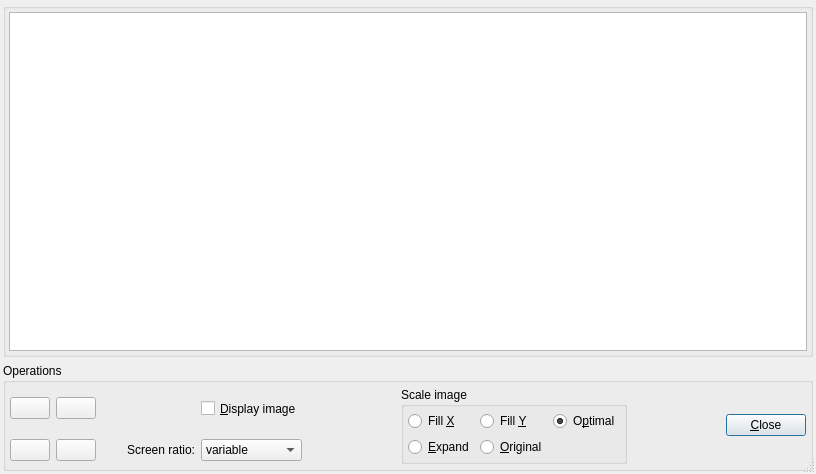
<?xml version="1.0" encoding="UTF-8"?>
<ui version="4.0">
 <class>PlayInfoDialog</class>
 <widget class="QDialog" name="PlayInfoDialog">
  <property name="geometry">
   <rect>
    <x>0</x>
    <y>0</y>
    <width>816</width>
    <height>474</height>
   </rect>
  </property>
  <property name="sizePolicy">
   <sizepolicy hsizetype="Preferred" vsizetype="Preferred">
    <horstretch>0</horstretch>
    <verstretch>0</verstretch>
   </sizepolicy>
  </property>
  <property name="minimumSize">
   <size>
    <width>0</width>
    <height>0</height>
   </size>
  </property>
  <property name="maximumSize">
   <size>
    <width>32767</width>
    <height>32767</height>
   </size>
  </property>
  <property name="windowTitle">
   <string>Play Screen</string>
  </property>
  <property name="sizeGripEnabled">
   <bool>true</bool>
  </property>
  <layout class="QGridLayout" name="gridLayout_4">
   <property name="margin">
    <number>3</number>
   </property>
   <item row="0" column="0">
    <widget class="QGroupBox" name="m_aScreenGroup">
     <property name="sizePolicy">
      <sizepolicy hsizetype="Expanding" vsizetype="Expanding">
       <horstretch>0</horstretch>
       <verstretch>0</verstretch>
      </sizepolicy>
     </property>
     <property name="flat">
      <bool>false</bool>
     </property>
     <layout class="QHBoxLayout" name="horizontalLayout">
      <property name="margin">
       <number>3</number>
      </property>
      <item>
       <widget class="PlayInfoGraphicsView" name="m_pCanvasView">
        <property name="lineWidth">
         <number>1</number>
        </property>
        <property name="verticalScrollBarPolicy">
         <enum>Qt::ScrollBarAlwaysOff</enum>
        </property>
        <property name="horizontalScrollBarPolicy">
         <enum>Qt::ScrollBarAlwaysOff</enum>
        </property>
        <property name="alignment">
         <set>Qt::AlignLeading|Qt::AlignLeft|Qt::AlignTop</set>
        </property>
       </widget>
      </item>
     </layout>
    </widget>
   </item>
   <item row="1" column="0">
    <widget class="QGroupBox" name="m_pOperationGroup">
     <property name="sizePolicy">
      <sizepolicy hsizetype="Minimum" vsizetype="Minimum">
       <horstretch>0</horstretch>
       <verstretch>0</verstretch>
      </sizepolicy>
     </property>
     <property name="title">
      <string>Operations</string>
     </property>
     <layout class="QGridLayout" name="gridLayout">
      <property name="margin">
       <number>4</number>
      </property>
      <item row="0" column="0">
       <widget class="QPushButton" name="m_pRun">
        <property name="toolTip">
         <string>start presentation ('r')</string>
        </property>
        <property name="text">
         <string/>
        </property>
       </widget>
      </item>
      <item row="0" column="1">
       <widget class="QPushButton" name="m_pPause">
        <property name="toolTip">
         <string>pause presentation ('p')</string>
        </property>
        <property name="text">
         <string/>
        </property>
       </widget>
      </item>
      <item row="0" column="2">
       <spacer name="horizontalSpacer">
        <property name="orientation">
         <enum>Qt::Horizontal</enum>
        </property>
        <property name="sizeHint" stdset="0">
         <size>
          <width>19</width>
          <height>31</height>
         </size>
        </property>
       </spacer>
      </item>
      <item row="0" column="3">
       <widget class="QCheckBox" name="m_pDisplayImage">
        <property name="sizePolicy">
         <sizepolicy hsizetype="Minimum" vsizetype="Fixed">
          <horstretch>0</horstretch>
          <verstretch>0</verstretch>
         </sizepolicy>
        </property>
        <property name="minimumSize">
         <size>
          <width>0</width>
          <height>0</height>
         </size>
        </property>
        <property name="maximumSize">
         <size>
          <width>32767</width>
          <height>32767</height>
         </size>
        </property>
        <property name="windowTitle">
         <string/>
        </property>
        <property name="text">
         <string>&amp;Display image</string>
        </property>
        <property name="shortcut">
         <string>Alt+D</string>
        </property>
       </widget>
      </item>
      <item row="0" column="5" rowspan="2">
       <widget class="QGroupBox" name="m_pScaleImageGroup">
        <property name="title">
         <string>Scale image</string>
        </property>
        <layout class="QGridLayout" name="gridLayout_5">
         <property name="margin">
          <number>4</number>
         </property>
         <item row="0" column="0">
          <widget class="QRadioButton" name="m_pScaleFillX">
           <property name="text">
            <string>Fill &amp;X</string>
           </property>
          </widget>
         </item>
         <item row="0" column="1">
          <widget class="QRadioButton" name="m_pScaleFillY">
           <property name="text">
            <string>Fill &amp;Y</string>
           </property>
          </widget>
         </item>
         <item row="1" column="0">
          <widget class="QRadioButton" name="m_pScaleExpand">
           <property name="text">
            <string>&amp;Expand</string>
           </property>
          </widget>
         </item>
         <item row="1" column="1">
          <widget class="QRadioButton" name="m_pScaleOriginal">
           <property name="text">
            <string>&amp;Original</string>
           </property>
          </widget>
         </item>
         <item row="0" column="2">
          <widget class="QRadioButton" name="m_pScaleOptimal">
           <property name="text">
            <string>O&amp;ptimal</string>
           </property>
           <property name="checked">
            <bool>true</bool>
           </property>
          </widget>
         </item>
        </layout>
       </widget>
      </item>
      <item row="0" column="7" rowspan="2">
       <widget class="QPushButton" name="m_pClose">
        <property name="text">
         <string>&amp;Close</string>
        </property>
        <property name="shortcut">
         <string>Alt+C</string>
        </property>
        <property name="autoDefault">
         <bool>true</bool>
        </property>
        <property name="default">
         <bool>true</bool>
        </property>
       </widget>
      </item>
      <item row="1" column="4">
       <spacer name="horizontalSpacer_2">
        <property name="orientation">
         <enum>Qt::Horizontal</enum>
        </property>
        <property name="sizeHint" stdset="0">
         <size>
          <width>40</width>
          <height>20</height>
         </size>
        </property>
       </spacer>
      </item>
      <item row="1" column="6">
       <spacer name="spacer6">
        <property name="orientation">
         <enum>Qt::Horizontal</enum>
        </property>
        <property name="sizeType">
         <enum>QSizePolicy::Expanding</enum>
        </property>
        <property name="sizeHint" stdset="0">
         <size>
          <width>13</width>
          <height>15</height>
         </size>
        </property>
       </spacer>
      </item>
      <item row="1" column="0">
       <widget class="QPushButton" name="m_pStop">
        <property name="toolTip">
         <string>stop presentation ('t')</string>
        </property>
        <property name="text">
         <string/>
        </property>
       </widget>
      </item>
      <item row="1" column="1">
       <widget class="QPushButton" name="m_pFullScreen">
        <property name="toolTip">
         <string>switch to fullscreen ('m')</string>
        </property>
        <property name="text">
         <string/>
        </property>
       </widget>
      </item>
      <item row="1" column="2">
       <widget class="QLabel" name="label">
        <property name="text">
         <string>Screen ratio:</string>
        </property>
        <property name="alignment">
         <set>Qt::AlignRight|Qt::AlignTrailing|Qt::AlignVCenter</set>
        </property>
       </widget>
      </item>
      <item row="1" column="3">
       <widget class="QComboBox" name="m_pScreenRatio">
        <item>
         <property name="text">
          <string>variable</string>
         </property>
        </item>
        <item>
         <property name="text">
          <string>image ratio</string>
         </property>
        </item>
        <item>
         <property name="text">
          <string>4:3</string>
         </property>
        </item>
        <item>
         <property name="text">
          <string>3:2</string>
         </property>
        </item>
        <item>
         <property name="text">
          <string>16:9</string>
         </property>
        </item>
       </widget>
      </item>
     </layout>
    </widget>
   </item>
  </layout>
 </widget>
 <layoutdefault spacing="6" margin="11"/>
 <customwidgets>
  <customwidget>
   <class>PlayInfoGraphicsView</class>
   <extends>QGraphicsView</extends>
   <header>playinfographicsview.h</header>
  </customwidget>
 </customwidgets>
 <resources/>
 <connections>
  <connection>
   <sender>m_pClose</sender>
   <signal>clicked()</signal>
   <receiver>PlayInfoDialog</receiver>
   <slot>sltCloseDialog()</slot>
   <hints>
    <hint type="sourcelabel">
     <x>754</x>
     <y>444</y>
    </hint>
    <hint type="destinationlabel">
     <x>20</x>
     <y>20</y>
    </hint>
   </hints>
  </connection>
  <connection>
   <sender>m_pDisplayImage</sender>
   <signal>toggled(bool)</signal>
   <receiver>PlayInfoDialog</receiver>
   <slot>sltDispImageToggled(bool)</slot>
   <hints>
    <hint type="sourcelabel">
     <x>384</x>
     <y>429</y>
    </hint>
    <hint type="destinationlabel">
     <x>20</x>
     <y>20</y>
    </hint>
   </hints>
  </connection>
  <connection>
   <sender>m_pRun</sender>
   <signal>clicked()</signal>
   <receiver>PlayInfoDialog</receiver>
   <slot>sltPlay()</slot>
   <hints>
    <hint type="sourcelabel">
     <x>56</x>
     <y>427</y>
    </hint>
    <hint type="destinationlabel">
     <x>20</x>
     <y>20</y>
    </hint>
   </hints>
  </connection>
  <connection>
   <sender>m_pPause</sender>
   <signal>clicked()</signal>
   <receiver>PlayInfoDialog</receiver>
   <slot>sltPause()</slot>
   <hints>
    <hint type="sourcelabel">
     <x>157</x>
     <y>427</y>
    </hint>
    <hint type="destinationlabel">
     <x>20</x>
     <y>20</y>
    </hint>
   </hints>
  </connection>
  <connection>
   <sender>m_pStop</sender>
   <signal>clicked()</signal>
   <receiver>PlayInfoDialog</receiver>
   <slot>sltStop()</slot>
   <hints>
    <hint type="sourcelabel">
     <x>80</x>
     <y>467</y>
    </hint>
    <hint type="destinationlabel">
     <x>20</x>
     <y>20</y>
    </hint>
   </hints>
  </connection>
  <connection>
   <sender>m_pFullScreen</sender>
   <signal>clicked()</signal>
   <receiver>PlayInfoDialog</receiver>
   <slot>sltFullScreen()</slot>
   <hints>
    <hint type="sourcelabel">
     <x>157</x>
     <y>467</y>
    </hint>
    <hint type="destinationlabel">
     <x>20</x>
     <y>20</y>
    </hint>
   </hints>
  </connection>
  <connection>
   <sender>m_pScaleFillX</sender>
   <signal>toggled(bool)</signal>
   <receiver>PlayInfoDialog</receiver>
   <slot>sltScaleImageToggled(bool)</slot>
   <hints>
    <hint type="sourcelabel">
     <x>478</x>
     <y>425</y>
    </hint>
    <hint type="destinationlabel">
     <x>496</x>
     <y>473</y>
    </hint>
   </hints>
  </connection>
  <connection>
   <sender>m_pScaleFillY</sender>
   <signal>toggled(bool)</signal>
   <receiver>PlayInfoDialog</receiver>
   <slot>sltScaleImageToggled(bool)</slot>
   <hints>
    <hint type="sourcelabel">
     <x>562</x>
     <y>425</y>
    </hint>
    <hint type="destinationlabel">
     <x>711</x>
     <y>473</y>
    </hint>
   </hints>
  </connection>
  <connection>
   <sender>m_pScaleExpand</sender>
   <signal>toggled(bool)</signal>
   <receiver>PlayInfoDialog</receiver>
   <slot>sltScaleImageToggled(bool)</slot>
   <hints>
    <hint type="sourcelabel">
     <x>478</x>
     <y>452</y>
    </hint>
    <hint type="destinationlabel">
     <x>197</x>
     <y>473</y>
    </hint>
   </hints>
  </connection>
  <connection>
   <sender>m_pScaleOriginal</sender>
   <signal>toggled(bool)</signal>
   <receiver>PlayInfoDialog</receiver>
   <slot>sltScaleImageToggled(bool)</slot>
   <hints>
    <hint type="sourcelabel">
     <x>562</x>
     <y>452</y>
    </hint>
    <hint type="destinationlabel">
     <x>5</x>
     <y>473</y>
    </hint>
   </hints>
  </connection>
  <connection>
   <sender>m_pScreenRatio</sender>
   <signal>activated(QString)</signal>
   <receiver>PlayInfoDialog</receiver>
   <slot>sltRatioChanged(QString)</slot>
   <hints>
    <hint type="sourcelabel">
     <x>378</x>
     <y>463</y>
    </hint>
    <hint type="destinationlabel">
     <x>760</x>
     <y>353</y>
    </hint>
   </hints>
  </connection>
  <connection>
   <sender>m_pScaleOptimal</sender>
   <signal>toggled(bool)</signal>
   <receiver>PlayInfoDialog</receiver>
   <slot>sltScaleImageToggled(bool)</slot>
   <hints>
    <hint type="sourcelabel">
     <x>614</x>
     <y>418</y>
    </hint>
    <hint type="destinationlabel">
     <x>760</x>
     <y>390</y>
    </hint>
   </hints>
  </connection>
 </connections>
 <slots>
  <slot>sltScaleImageToggled(bool)</slot>
  <slot>sltRatioChanged(QString)</slot>
 </slots>
</ui>
